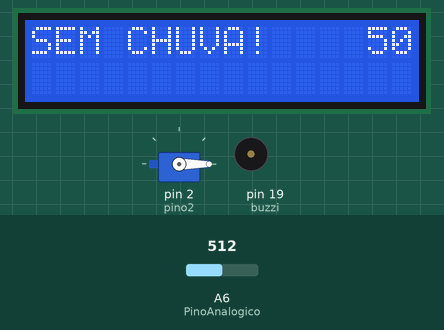
This sketch was run on a simulated Arduino Nano, built with avr-gcc and run on an emulated ATmega328P. Shown: servo, 16×2 character LCD, buzzer (waves = sounding). The inputs (shaded band) are chosen by the test bench; at power-on: A6 (PinoAnalogico) = 512.

Above: at 1.2 s.
1.3 s: A6 (PinoAnalogico) set to 529
At 3.6 s:
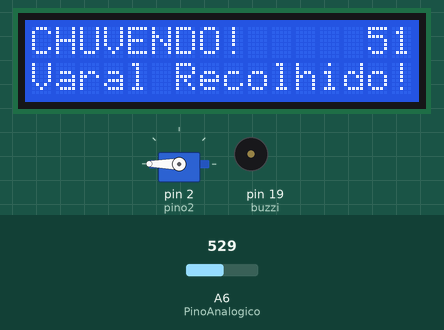
4.1 s: A6 (PinoAnalogico) set to 511
At 4.45 s:
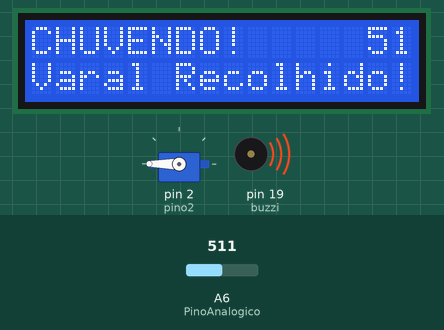
6.3 s: A6 (PinoAnalogico) set to 716
At 8.3 s:
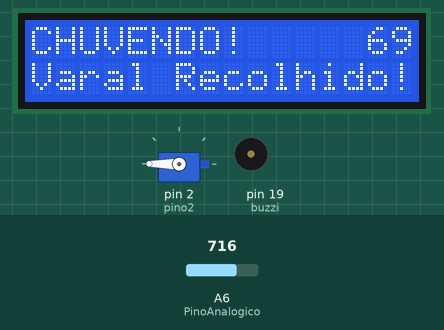
Timing chart, 0 to 13.8 s (numbered marks = the images above; inputs shaded):
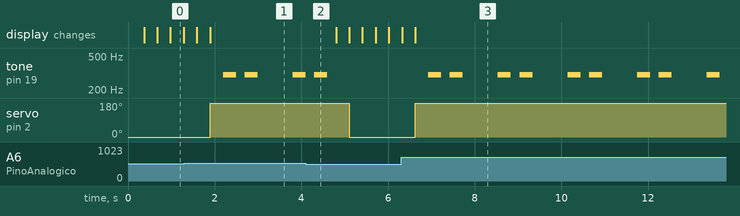

Measured:
- the behaviour switches between 521 and 522 on A6 (PinoAnalogico) (found by bisection; images 0 and 1)
- after the input at 1.3 s, tone on pin 19 (buzzi): goes 300 Hz 0.30 s, silent 0.20 s, 300 Hz 0.30 s, silent 0.81 s, then 300 Hz, starting after 0.89 s; servo on pin 2 (pino2): 0° → 180° after 0.59 s; the display: first differs from a run without the input after 0.29 s (image 1 shows a later state)
- after the input at 4.1 s, tone on pin 19 (buzzi): goes on until 4.6 s, then stays silent; servo on pin 2 (pino2): 180° → 0° after 1.0 s
- after the input at 6.3 s, tone on pin 19 (buzzi): silent → 300 Hz after 0.63 s, then repeats every 1.6 s: silent 0.20 s, 300 Hz 0.30 s, silent 0.81 s, 300 Hz 0.30 s; servo on pin 2 (pino2): 0° → 180° after 0.33 s; the display: first differs from a run without the input at once (image 3 shows a later state)

The sketch:

Modulo_Sensor_de_chuva_para_arduino_T1_EP7.ino
```cpp
#include <Servo.h>
#include <LiquidCrystal.h>


# define pino2 2
Servo servo;
int angulo;

const int PinoAnalogico = A6;
int valorSensor = 0;
int valorconvertido = 0;

// Definindo os pinos do LCD e do buzzer
int rs = 13, e = 14, d4 = 15, d5 = 16, d6 = 17, d7 = 18;
LiquidCrystal lcd(rs, e, d4, d5, d6, d7);
int buzzi = 19;

void setup() {
  angulo = 0;
  servo.write(angulo);
  servo.attach(pino2);
  lcd.begin(16, 2);
  pinMode(buzzi, OUTPUT);
  lcd.clear();
  lcd.setCursor(0, 0);
  lcd.print("SEM CHUVA!");
}

void loop() {
  valorSensor = analogRead(PinoAnalogico);
  valorconvertido = map(valorSensor, 0, 1023, 0, 100);
  lcd.setCursor(14, 0);
  lcd.print(valorconvertido);
  delay(300);

  if (valorconvertido>50){
    angulo = 180;
    servo.write(angulo);
    servo.attach(pino2);
    lcd.clear();
    lcd.setCursor(0, 0);
    lcd.print("CHUVENDO!");
    lcd.setCursor(14, 0);
    lcd.print(valorconvertido);
    lcd.setCursor(0, 1);
    lcd.print("Varal Recolhido!");
    delay(300);
    tone(buzzi,300,300);
    delay(500);
    tone(buzzi,300,300);
    delay(500);
  }else{
    angulo = 0;
    servo.write(angulo);
    servo.attach(pino2);
    lcd.clear();
    lcd.setCursor(0, 0);
    lcd.print("SEM CHUVA!");
  }
}
```
